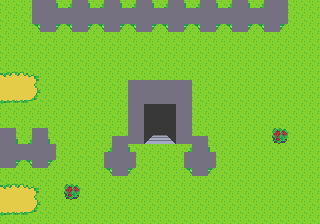

The image is a tile-based game level rendered from a .tmx file. Its description and source (layers, tilesets, objects; grid data summarised) follow:
An orthogonal 40x28 tile map with 8x8 px tiles, 2 tile layers (gfx, walls), 1 hidden layer not drawn and 5 objects (2x Item, Enemy, Spawn, Door).

<map version="1.10" tiledversion="1.11.0" orientation="orthogonal" renderorder="right-down" width="40" height="28" tilewidth="8" tileheight="8" infinite="0" nextlayerid="8" nextobjectid="25">
 <tileset firstgid="1" source="overworld.tsx" />
 <layer id="1" name="gfx" width="40" height="28">
  <data>[1120 cells, 1120 non-empty, 85 distinct tile ids]</data>
 </layer>
 <layer id="2" name="walls" width="40" height="28">
  <data>[1120 cells, 196 non-empty, 4 distinct tile ids]</data>
 </layer>
 <layer id="7" name="entrances" width="40" height="28" visible="0">
  <data>[1120 cells, 16 non-empty, 1 distinct tile ids]</data>
 </layer>
 <objectgroup id="4" name="objs">
  <object id="1" name="Rabbit" type="Enemy" x="248" y="80">
   <properties>
    <property name="walk" value="D150,P50,U150,P50" />
   </properties>
   <point />
  </object>
  <object id="16" name="Spawn" x="160" y="64">
   <point />
  </object>
  <object id="18" name="Goggles" type="Item" x="264" y="200">
   <point />
  </object>
  <object id="21" name="Boots" type="Item" x="32" y="72">
   <point />
  </object>
  <object id="23" name="DoorH" type="Door" x="160" y="176">
   <point />
  </object>
 </objectgroup>
</map>
